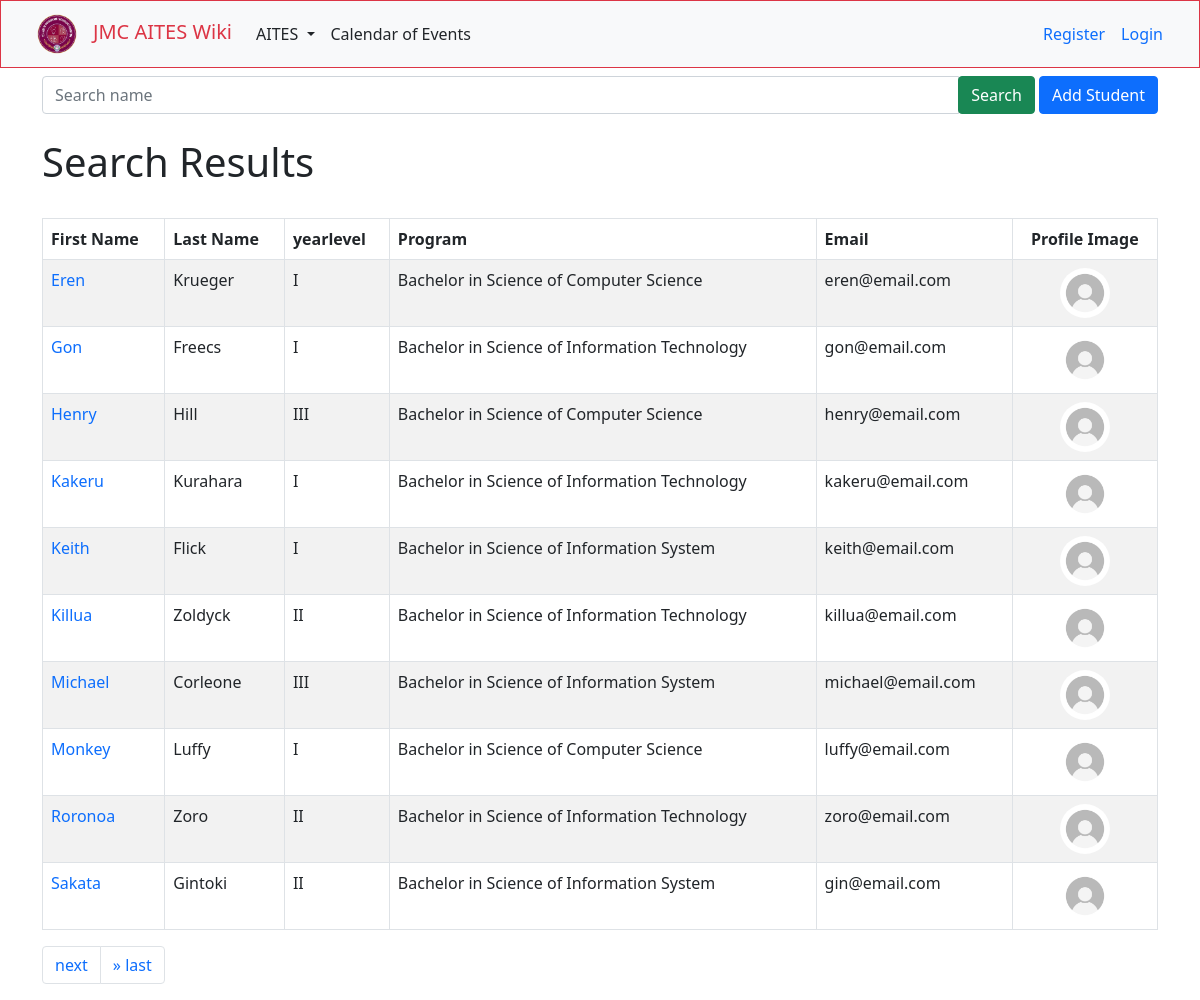
The app's page /students/search/, older data.
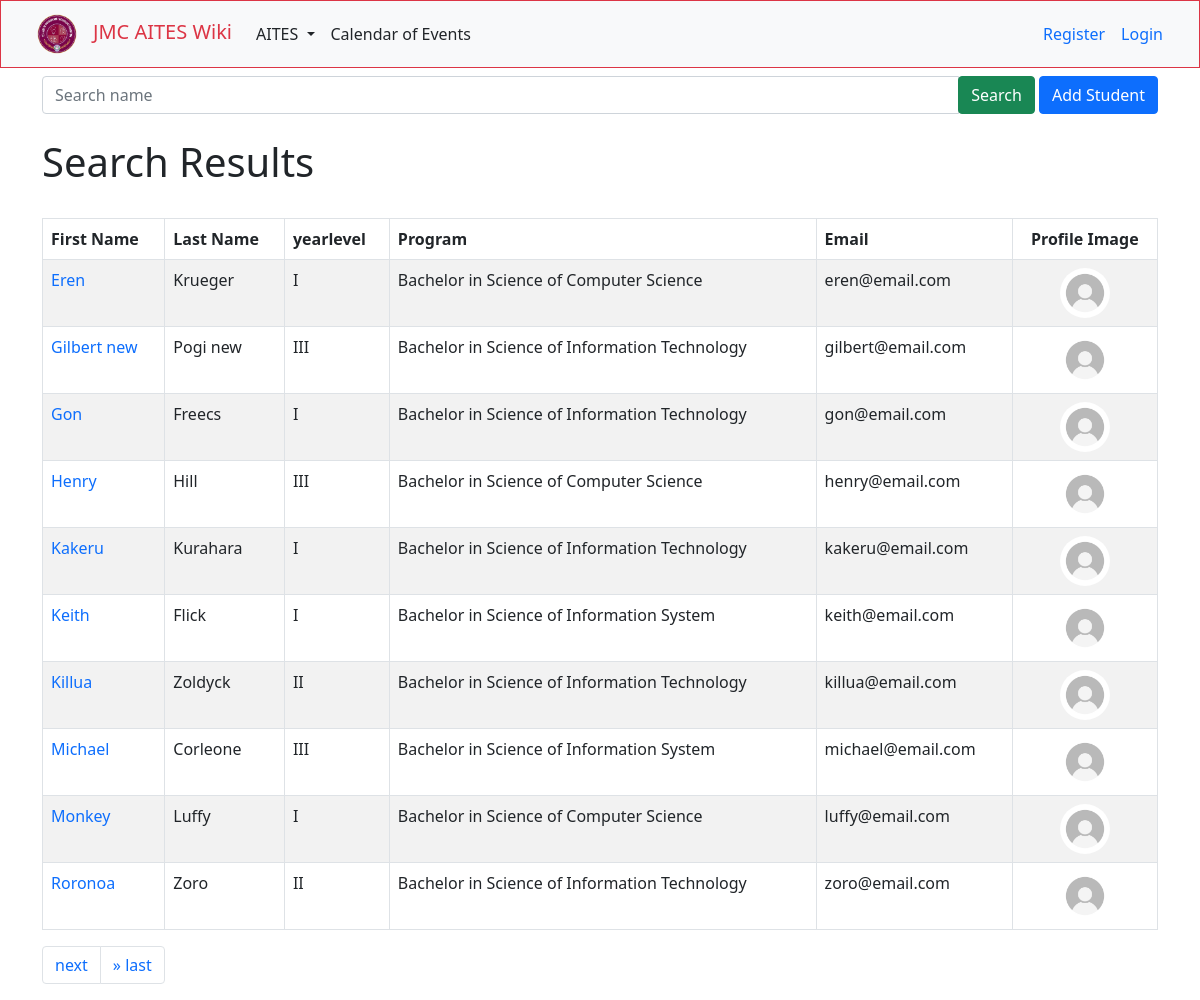
The same page, newer data.
### students/models.py (models this page shows, shortened)
class Student(models.Model):
    YEAR_LEVEL = [
        ('I','First Year'),
        ('II','Second Year'),
        ('III','Third Year'),
        ('IV','Fourth Year')
    ]
    fname = models.CharField(max_length=64, verbose_name='first name')
    lname = models.CharField(max_length=64, verbose_name='last name')
    birth_date = models.DateField(blank=True, null=True)
    student_program = models.ForeignKey(Program, on_delete = models.CASCADE, related_name="student_program", verbose_name='program')
    email = models.EmailField(unique=True, max_length=64, verbose_name='email')
    yearlevel = models.CharField(max_length=5, choices=YEAR_LEVEL, verbose_name='year level')
    user_image = models.ImageField(upload_to=image_path, default='profile_pic/default.jpg')

class Program(models.Model):
    code = models.CharField(max_length=5, verbose_name="code")
    program = models.CharField(max_length=64, verbose_name="program")

### students/views.py (the view)
# urls.py: path('search/', views.search, name='search'),
def search(request):
    term = request.GET.get('search', '')
    student = Student.objects.filter(Q(fname__icontains=term) | Q(lname__icontains=term)).order_by('fname')
    paginator = Paginator(student, 10)
    page_number = request.GET.get('page')
    student = paginator.get_page(page_number)
    return render(request, 'students/search.html', {
        'students': student,
    })

### students/templates/students/search.html (shortened to what this page needs)
{% extends 'users/layout.html' %}
{% block body %}
{% include 'partials/_navbar.html' %}
<div class="container mt-2">
    <form action="{% url 'students:search' %}" method='GET' class="mb-4 mt-2">
        <div class="input-group">
          <input type="text" class="form-control" placeholder="Search name" name="search" required>
          <div class="input-group-append">
            <button type="submit" class="btn btn-success">Search</button>
            <a href="{% url 'students:add' %}" class="btn btn-primary" role="button">Add Student</a>
          </div>
        </div>
    </form>
    <h1>
        Search Results
    </h1>
    {% if students %}
    <div class="row">
        {% if students %}
        <div class="table-responsive mt-4">
            <table class="table table-bordered table-striped table-hover">
              <thead>
                <tr>
                  <th>First Name</th>
                  <th>Last Name</th>
                  <th>yearlevel</th>
                  <th>Program</th>
                  <th>Email</th>
                  <th class="text-center">Profile Image</th>
                </tr>
              </thead>
              <tbody>
                {% for student in students %}
                <tr>
                  <td>
                    <a class="text-decoration-none" href="{% url 'students:details' student.id %}">
                      {{student.fname}}
                    </a>
                  </td>
                  <td>{{student.lname}}</td>
                  <td>{{student.yearlevel}}</td>
                  <td>{{student.student_program.program}}</td>
                  <td>{{student.email}}</td>
                  <td class="text-center">
                    <a class="text-decoration-none" href="{% url 'students:details' student.id %}">
                      <img src="/students/media/{{student.user_image}}" alt="userimage" width="50" class="rounded-circle">
                    </a>
                  </td>
                </tr>
                {% endfor %}
              </tbody>
            </table>
            <ul class="pagination">
                {% if students.has_next %}
                    <li class="page-item"><a href="?page={{students.next_page_number}}" class="page-link">  next</a></li>
                    <li class="page-item"><a href="students.paginator.num_pages" class="page-link">&raquo; last</a></li>
                {% endif %}
            </ul>
          </div>
    </div>
    {% else %}
      <h1>
        Search Results
      </h1>
      <p>No query found</p>
    {% endif %}
    {% else %}
    <p>No record.</p>
    {% endif %}
</div>
{% endblock %}

Row changes from the older to the newer data that the page shows:
no longer on this page (row unchanged): Student: fname "Sakata", lname "Gintoki", yearlevel "II", student_program.program "Bachelor in Science of Information System", email "gin@email.com", user_image (placeholder picture)
added Student: fname "Gilbert new", lname "Pogi new", yearlevel "III", student_program.program "Bachelor in Science of Information Technology", email "gilbert@email.com", user_image (placeholder picture)
